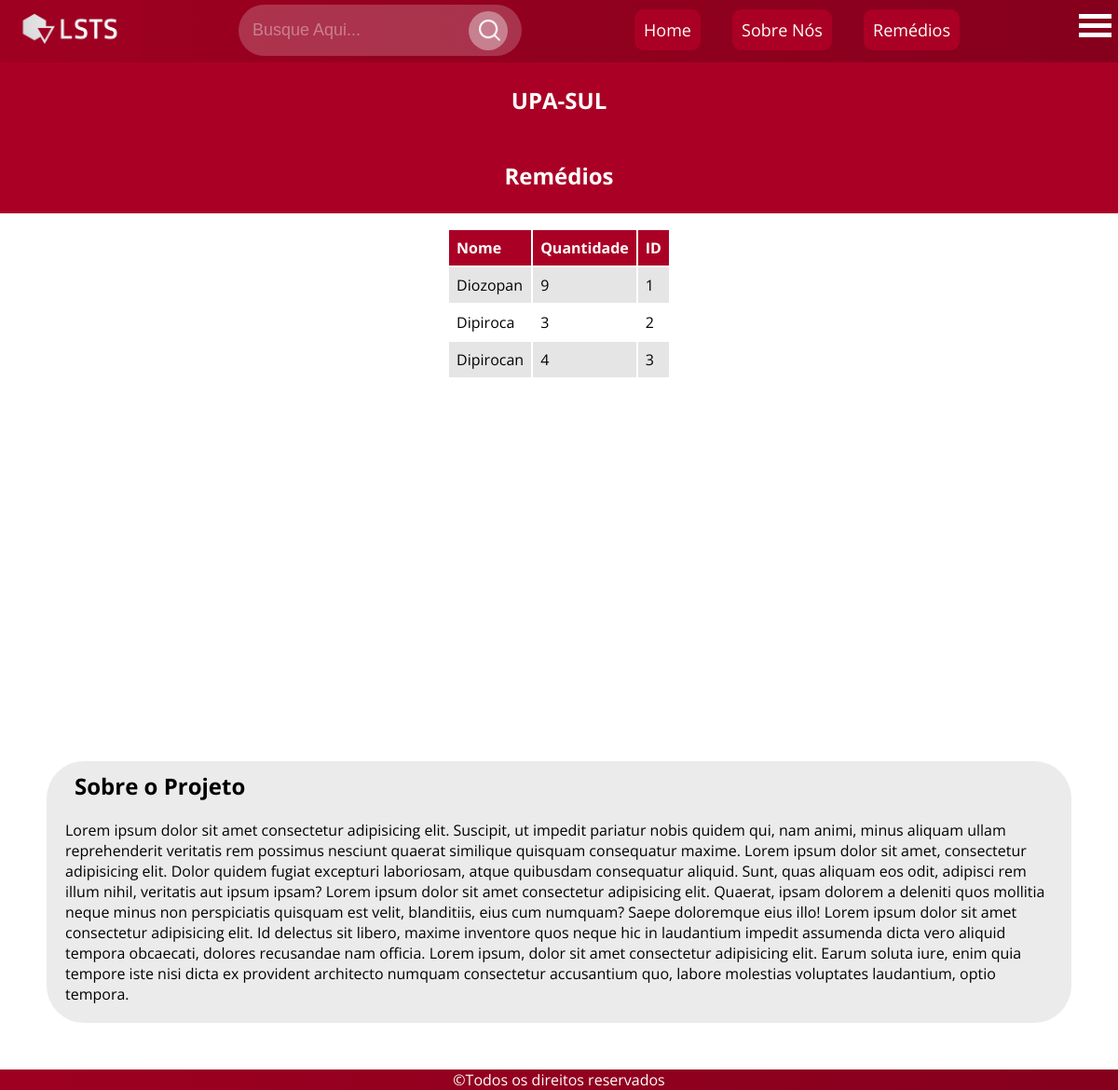
Page /drugs/UPA-SUL on the committed database.
### tables this page shows
CREATE TABLE UPASUL (remedio text, quantidade integer);

### site.py (the view)
@app.route('/drugs/UPA-SUL')
def drugsUpasul():
    connectDb()
    headings = ("Nome", "Quantidade", "ID")
    cursor.execute("SELECT *, oid FROM UPASUL")
    records = cursor.fetchall()
    disconnectDb()
    return render_template('drugsDisplay.html', headings=headings, data=records, title="UPA-SUL")

### site.py (called while the page is built)
def connectDb():
    global conn, cursor
    conn = sqlite3.connect("admin/database.db")
    cursor = conn.cursor()
    print("DB connected")

def disconnectDb():
    global conn, cursor
    conn.commit()
    conn.close()
    print("DB disconnected")

### templates/drugsDisplay.html (shortened to what this page needs)
<!DOCTYPE html>
<html lang="pt-br">
<head>
    <link rel="stylesheet" href="../static/style.css">
</head>
<body>
    <header>
        <div class="logo-top">
            <img src="../static/images/logo lsts.jpg" alt="project logo">
        </div>
        <form action="" method="" class="searcher">
            <input type="text" placeholder="Busque Aqui..." name="q">
            <button type="submit"><img src="../static/images/search.png" alt="lupa"></button>
        </form>
        <nav>
            <a href="/">Home</a>
            <a href="/about">Sobre Nós</a>
            <a href="/drugs">Remédios</a>
        </nav>
        <div class="menu-bar">
            <div class="bar"></div>
            <div class="bar"></div>
            <div class="bar"></div>
        </div>
    </header>
    <main>
        <section class="top">
            <h1 class="table__title">{{ title }}</h1>
            <h1 class="table__title">Remédios</h1>
            <table class="table">
                <tr class="table__header">
                    {% for header in headings %}
                    <th class="table__cell"> {{ header }} </th>
                    {% endfor %}
                </tr>
                {% for row in data %}
                <tr class="table__row">
                    {% for cell in row %}
                    <td class="table__cell">{{ cell }}</td>
                    {% endfor %}
                </tr>
                {% endfor %}
            </table>
        </section>
        <h1 style="color: white;">-</h1>
        <h1 style="color: white;">-</h1>
        <h1 style="color: white;">-</h1>
        <h1 style="color: white;">-</h1>
        <h1 style="color: white;">-</h1>
        <h1 style="color: white;">-</h1>
        <h1 style="color: white;">-</h1>
        <h1 style="color: white;">-</h1>
        <section class="about-us">
            <article>
                <h2>Sobre o Projeto</h2>
                <p>Lorem ipsum dolor sit amet consectetur adipisicing elit. Suscipit, ut impedit pariatur nobis quidem qui, nam animi, minus aliquam ullam reprehenderit veritatis rem possimus nesciunt quaerat similique quisquam consequatur maxime. Lorem ipsum dolor sit amet, consectetur adipisicing elit. Dolor quidem fugiat excepturi laboriosam, atque quibusdam consequatur aliquid. Sunt, quas aliquam eos odit, adipisci rem illum nihil, veritatis aut ipsum ipsam? Lorem ipsum dolor sit amet consectetur adipisicing elit. Quaerat, ipsam dolorem a deleniti quos mollitia neque minus non perspiciatis quisquam est velit, blanditiis, eius cum numquam? Saepe doloremque eius illo! Lorem ipsum dolor sit amet consectetur adipisicing elit. Id delectus sit libero, maxime inventore quos neque hic in laudantium impedit assumenda dicta vero aliquid tempora obcaecati, dolores recusandae nam officia. Lorem ipsum, dolor sit amet consectetur adipisicing elit. Earum soluta iure, enim quia tempore iste nisi dicta ex provident architecto numquam consectetur accusantium quo, labore molestias voluptates laudantium, optio tempora.</p>
            </article>
        </section>
    </main>
    <footer>
        <p>&copy;Todos os direitos reservados </p>
    </footer>
</body>
</html>

### static/style.css (style rules this page uses)
:root { --color0: #fff; --color1: #EB0033; --color2: #AB0025; --color3: #9E0021; --color4: #85001D; --color5: #5E0014; --default-font: 'Open Sans', 'Helvetica Neue', sans-serif; --highlight-font: 'Roboto Mono', monospace; --highlight-font2: 'Roboto Condensed', sans-serif; }
* { margin: 0px; padding: 0px; }
body { background-color: var(--color0); font-family: var(--default-font); }
header { background-image: linear-gradient(to right, var(--color3), var(--color4)); display: flex; justify-content: space-between; max-height: 12vh; box-shadow: 0px 2px 5px rgba(0, 0, 0, 0.671); }
header img { max-width: 150px; }
.searcher { display: flex; align-items: center; background: rgba(255, 255, 255, 0.2); border-radius: 40px; padding: 0px 15px; margin: 5px 0px; height: 55px; }
.searcher input { flex: 1; background: transparent; border: 0; color: var(--color0); outline: none; font-size: 18px; }
.searcher button img { width: 25px; }
.searcher button { border: 0; border-radius: 50%; width: 42px; height: 42px; background: rgba(245, 245, 245, 0.397); cursor: pointer; }
::placeholder { color: rgba(245, 245, 245, 0.397); }
nav { display: block; padding: 20px 0px; }
nav a { background-color: var(--color2); color: var(--color0); text-decoration: none; border-radius: 10px; margin: 0px 15px; padding: 10px; font-size: 18px; }
.bar { width: 35px; height: 5px; background-color: white; margin: 5px 7px; }
.menu-bar { padding: 5px 0px; margin: 5px 0px; }
.table { display: flex; justify-content: center; align-content: center; }
.about-us { background-color: #ebebeb; border-radius: 40px; margin: 50px; }
.about-us h2 { padding-top: 10px; padding-left: 30px; }
.about-us p { padding: 20px; }
footer { background-image: linear-gradient(to right, var(--color3), var(--color4)); color: var(--color0); display: flex; justify-content: center; }
.table { margin: 1rem; }
.table__title { padding: 20px; padding-top: 2%; padding-bottom: 2%; background-color: #AB0025; color: white; display: flex; justify-content: center; align-items: center; }
.table__row:nth-child(even) { background-color: #e5e5e5; }
.table__header { text-align: left; background-color: #AB0025; color: white; }
.table__cell { padding: 8px; }

### rows in the picture
UPASUL: remedio "Diozopan", row "9" "1"
UPASUL: remedio "Dipiroca", row "3" "2"
UPASUL: remedio "Dipirocan", row "4" "3"

### other values in the picture
{{ title }} "UPA-SUL"
{{ header }} "Nome" "Quantidade" "ID"
